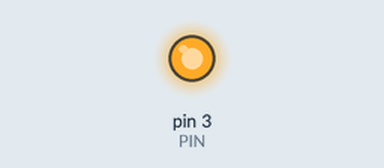
Bench run of a sketch on a simulated Arduino Uno, built with avr-gcc and run on an emulated ATmega328P. Parts: output pins drawn as LEDs (lit = HIGH).

Above: at 0.05 s.
Timing chart, 0 to 9.7 s (numbered marks = the images above):
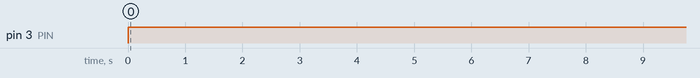

The sketch:

alt_delay.ino
```cpp
/*
Using a millis() timer

How to get similar delay. Timer is not a feature or function, it is simply
comparing millis() value regularily to determine when the desired time has elapsed.

Example 1

Implementing a simple timer

*/

unsigned long myTimer; // "ALWAYS use unsigned long for timers, not int"
                     // (variable declaration outside setup and loop, of course)
const byte PIN = 3;

void setup()
{
  pinMode(PIN, OUTPUT);
}

void loop()
{
  if (digitalRead(PIN) == LOW)
  {
    myTimer = millis();
    digitalWrite(PIN, HIGH); // "set timer"
  }
  if (millis() - myTimer >= 15000UL)
  {
    digitalWrite(PIN, LOW); //"timer expired"
  }
}

#if 0
/*
(the "UL" after the number is a syntax detail that is important when dealing with large
numbers in millis and micros, therefore it is shown although this is pseudo code)

Result: It works just as well as the delay version, but slightly differently: The timer
is constantly reset as long as the button is pushed. Thus only when releasing does it start
"count" the 15 seconds. If you push shortly inside the 15 seconds period, it starts counting
from anew. Notice in particular that digitalRead is looking at the input as fast as loop() runs.

The code is doing a digitalWrite OFF,even when the LED is not lit for every loop() pass, and
likewise digitalWrite HIGH as long as the button is pushed. Fortunatly this has no ill effects
(apart from taking a handfull of microseconds time)

Example 2

as attempt 2, with two buttons and LEDs: This is rather simple, we just "repeat" the above code.
*/

unsigned long TimerA; //    "ALWAYS use unsigned long for timers..."
unsigned long TimerB;

const int PIN = 3;
const int A = 5;
const int B = 6;

void setup()
{
  pinMode(PIN, OUTPUT);
  pinMode(A, OUTPUT);
  pinMode(B, OUTPUT);
}

void loop()
{
  if (digitalRead(A) == LOW)
  {
    TimerA = millis();
    digitalWrite(A, HIGH);
  }
  if (millis() - TimerA >= 15000UL)
  {
    digitalWrite(A, LOW);
  }
  if (digitalRead(B) == LOW)
  {
    TimerB = millis();
    digitalWrite(B, HIGH);
  }
  if (millis() - TimerB >= 15000UL)
  {
    digitalWrite(B, LOW);
  }
}

/*
Result: This works! Two separate "timers start and stop independently.

As shown in the single button/LED case, we are done with handling the A case in
just a few tens of microseconds, whether we are counting seconds or not, and thus
free to handle the B case. We thus examine and react to either buttons hundreds
of times each millisecond.

(Interesting sideissue: The 4 if statements can be freely rearranged - the end
effect is the same. (There are some subtle differences only active for the few
microseconds until loop() goes round again))

More complex millis() timers

The effect that the timer is to start on button push or button release, or if a button should be ignored once the timer has started may be a requirement. Timer code can be made to handle all variations by storing the desired state and skipping digitalRead. This will work fine with two buttons, too.

Example 3

Timer with State change
*/

boolean LEDon = false;
unsigned long Timer; //     "ALWAYS use unsigned long"

if (!LEDon && digitalRead(PIN) == LOW)
{
   Timer= millis(); // "set timer"
   digitalWrite(PIN, HIGH);
   LEDon = true;
}
if (LEDon && millis() - Timer >= 15000UL)
{
   digitalWrite(PIN, LOW);
   LEDon = false;
}

/*
Result: This will not do a digitalRead or reset the timer,
once the LED has turned on, ie we are starting the timer on
button push (like attempt 1 earlier). Likewise it only tests
the timer if the LED is on, and only turns it off once (which
make very little difference, so I would normally omit the LEDon
test in the 2nd part)

And this will work fine with two or more buttons and LEDs, as the
timers are independent and the code will not block.

Example 4

 One button, one LED - each with their own timer; A more usefull(?) example of doing two timing things "at once"
*/

boolean LEDon = false;
boolean buttondown = false;
unsigned long LEDtimer = 0; //        "ALWAYS use unsigned long..."
unsigned long buttontimer = 0;

// "debounce 5 millisec"
if (millis() - buttontimer >= 5UL && !buttondown && digitalRead(Button) == LOW)
{
          buttondown = true;
         buttontimer = millis();
}
if (millis() - buttontimer >= 5UL && buttondown && digitalRead(Button) == HIGH)
{
         buttondown = false;
         buttontimer = millis();
}
if (!LEDon && buttondown)  // "can use: not buttondown"
{
  LEDtimer = millis();
  digitalWrite(PIN, HIGH);
  ledon = true;
}
if (millis() - LEDtimer >= 15000UL)
{
   digitalWrite(PIN, LOW);
   LEDon = false;
}
/*
Result: The button timer will purposfully skip digitalRead of the button for 5 millisec
after it has changed. This filters away the "noise" in any mechanical button. The Led on/off
code can be set to trigger on button down or up.

A challenge :)

If you use a previousbuttonup indicator instead of LEDon, you can ensure that the button has
to be released before a new timer cycle can start - but that is left as an exercise, and is
more about state transition than about timers.
*/
#endif
```

Measured:
- by itself, pin 3 (PIN): LOW → HIGH at 0.00 s
